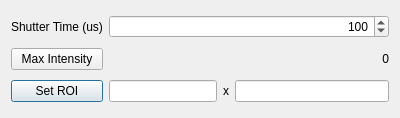
<?xml version="1.0" encoding="UTF-8"?>
<ui version="4.0">
 <class>CameraControlsDialog</class>
 <widget class="QDialog" name="CameraControlsDialog">
  <property name="geometry">
   <rect>
    <x>0</x>
    <y>0</y>
    <width>400</width>
    <height>118</height>
   </rect>
  </property>
  <property name="windowTitle">
   <string>Dialog</string>
  </property>
  <layout class="QGridLayout" name="gridLayout">
   <item row="3" column="3">
    <widget class="QLabel" name="label_4">
     <property name="text">
      <string>x</string>
     </property>
     <property name="alignment">
      <set>Qt::AlignCenter</set>
     </property>
    </widget>
   </item>
   <item row="3" column="4">
    <widget class="QLineEdit" name="ROICols"/>
   </item>
   <item row="3" column="0">
    <widget class="QPushButton" name="pushButton_2">
     <property name="text">
      <string>Set ROI</string>
     </property>
    </widget>
   </item>
   <item row="2" column="4">
    <widget class="QLabel" name="IntensLabel">
     <property name="text">
      <string>0</string>
     </property>
     <property name="alignment">
      <set>Qt::AlignRight|Qt::AlignTrailing|Qt::AlignVCenter</set>
     </property>
    </widget>
   </item>
   <item row="3" column="1" colspan="2">
    <widget class="QLineEdit" name="ROIRows"/>
   </item>
   <item row="0" column="0">
    <widget class="QLabel" name="label">
     <property name="text">
      <string>Shutter Time (us)</string>
     </property>
    </widget>
   </item>
   <item row="2" column="0">
    <widget class="QPushButton" name="IntensityButton">
     <property name="text">
      <string>Max Intensity</string>
     </property>
    </widget>
   </item>
   <item row="0" column="1" colspan="4">
    <widget class="QSpinBox" name="shutterSpinBox">
     <property name="alignment">
      <set>Qt::AlignRight|Qt::AlignTrailing|Qt::AlignVCenter</set>
     </property>
     <property name="maximum">
      <number>9999999</number>
     </property>
     <property name="singleStep">
      <number>100</number>
     </property>
     <property name="value">
      <number>100</number>
     </property>
    </widget>
   </item>
  </layout>
 </widget>
 <tabstops>
  <tabstop>shutterSpinBox</tabstop>
  <tabstop>IntensityButton</tabstop>
  <tabstop>ROIRows</tabstop>
  <tabstop>ROICols</tabstop>
  <tabstop>pushButton_2</tabstop>
 </tabstops>
 <resources/>
 <connections/>
</ui>
